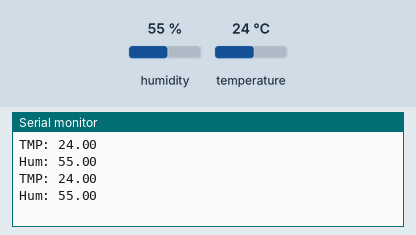
This sketch was run on a simulated Arduino Uno, built with avr-gcc and run on an emulated ATmega328P. Parts: the last lines printed to the serial monitor. The test bench sets the inputs (shaded band); at power-on: humidity 55 %, temperature 24 °C.

Above: at 2.8 s.
2.9 s: humidity set to 22 %
At 5.4 s:
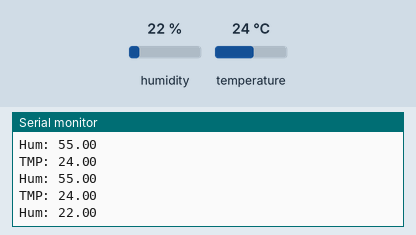
5.7 s: temperature set to 12 °C
At 7.5 s:
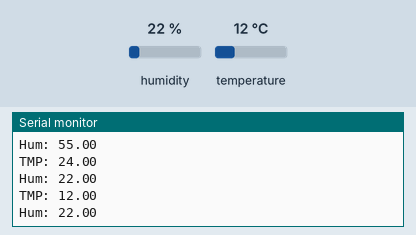
8.5 s: humidity set to 40 %
At 11.2 s:
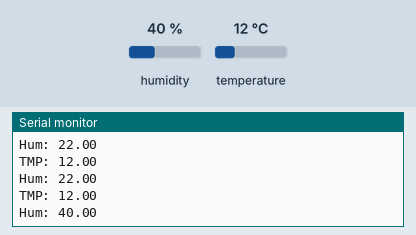
Timing chart, 0 to 12.7 s (numbered marks = the images above; inputs shaded):
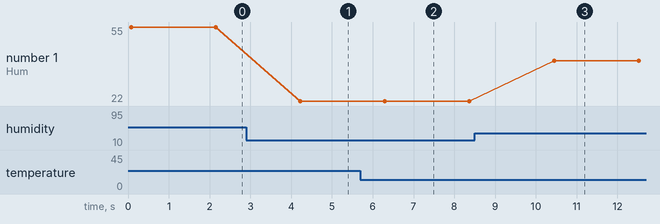

The sketch:

bluetooth.ino
```cpp
#include <dht.h>

#define DHT11_PIN 10

dht DHT;

int incomingByte = 0;

void setup() {
  Serial.begin(9600);
}

void loop() {
  int chk = DHT.read11(DHT11_PIN);
  Serial.print("TMP: ");
  Serial.println(DHT.temperature);
  delay(50);
  Serial.print("Hum: ");
  Serial.println(DHT.humidity);
  delay(2000);
}
```

Measured:
- after the input at 2.9 s, the serial monitor: prints a new line after 1.3 s (image 1)
- after the input at 5.7 s, the serial monitor: prints a new line after 0.55 s (image 2)
- after the input at 8.5 s, the serial monitor: prints a new line after 1.9 s (image 3)
- plotted number 1: 55 → 22 after the input at 2.9 s, 22 → 40 after the input at 8.5 s
